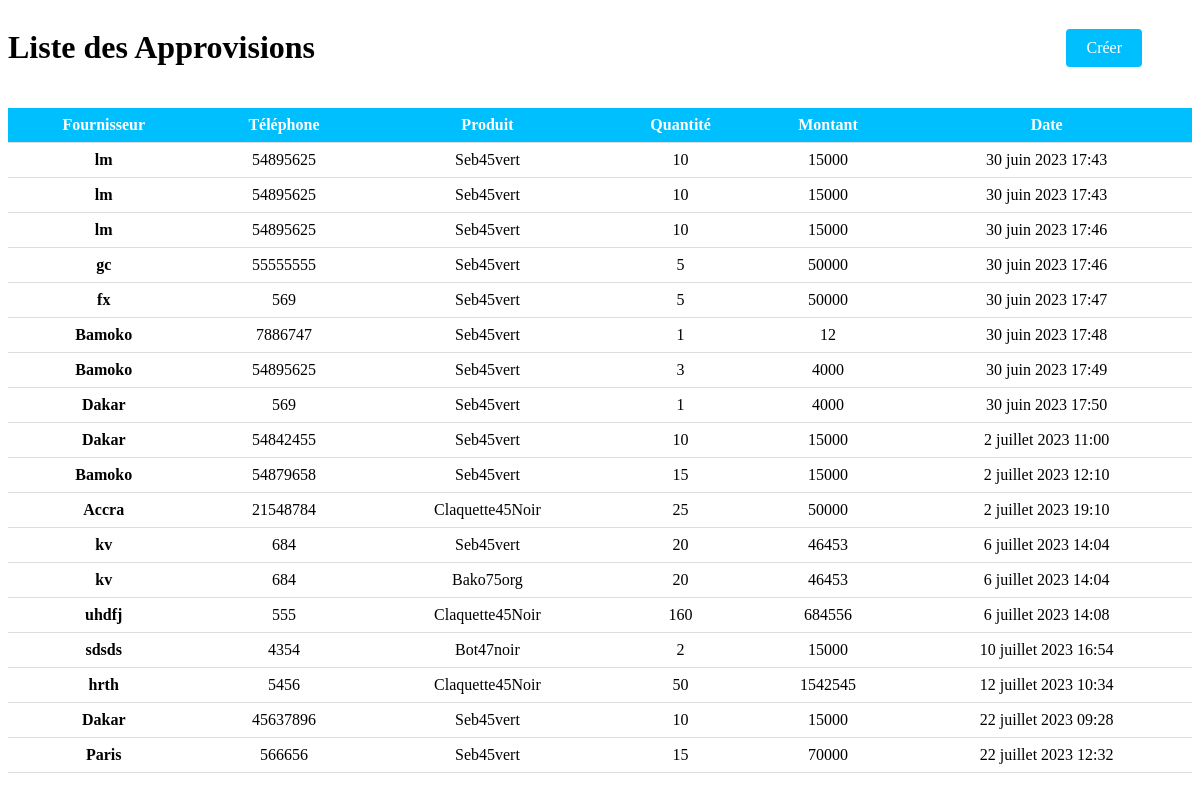
/approvisions (signed in), run on an earlier commit of the app's database.
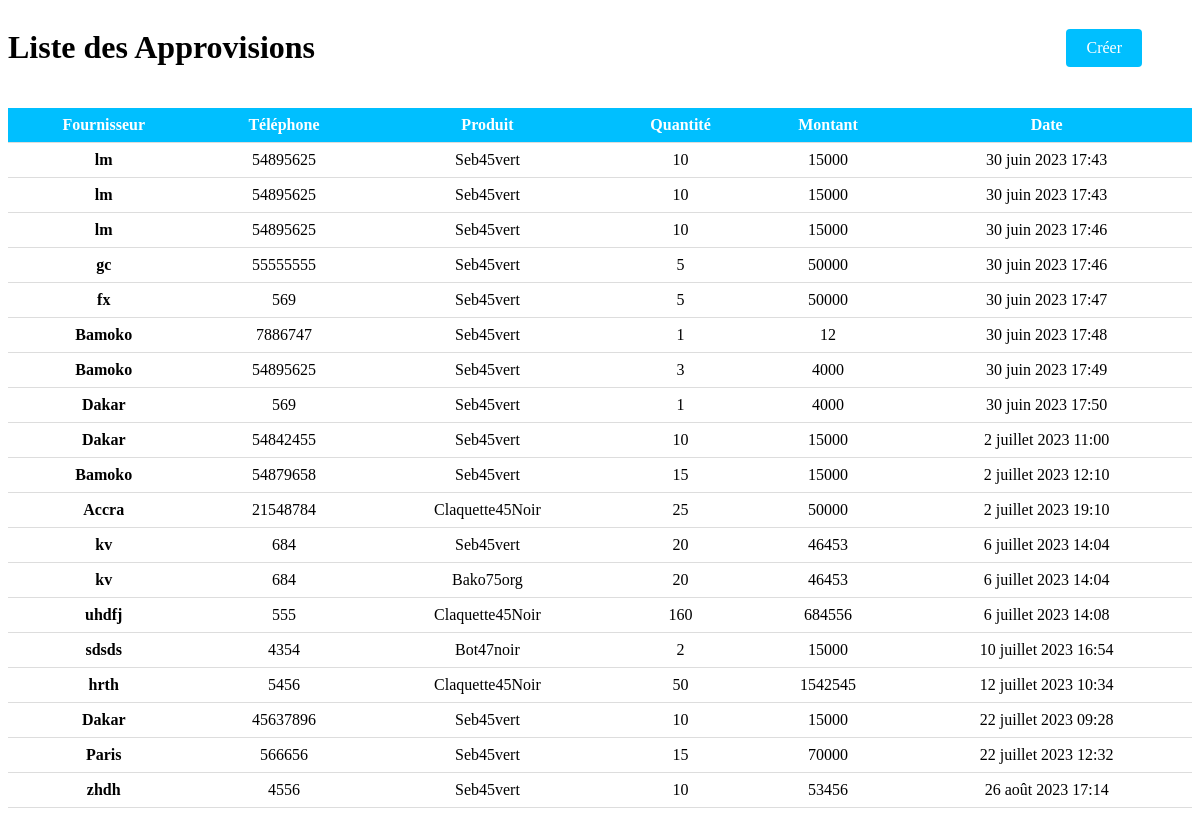
And on a later commit of the database.
### Gestion/models.py (models this page shows, shortened)
class Approvision(models.Model):
    Fournisseur = models.CharField(max_length=25)
    Telephone = models.CharField(max_length=8)
    Produit = models.ForeignKey(Produit, related_name= 'Approvision', on_delete= models.CASCADE)
    Quantite = models.IntegerField(default=1)
    Montant = models.IntegerField(default=0)
    date_added = models.DateTimeField(auto_now=True)
    class meta:
        ordering = ['-date_added']
        verbose_name = ("Facture")
        verbose_name_plurial = ("Factures")

class Produit(models.Model):
    Name = models.CharField(max_length=15)
    Description = models.TextField()
    Prix = models.IntegerField(default=8500)
    Quantite = models.IntegerField(default=0)
    Id = models.CharField(max_length=30, primary_key=True)
    Image = models.ImageField(upload_to= 'media', blank=True)
    date_added = models.DateTimeField(auto_now=True)
    def __str__(self) -> str:
        return f"{self.Id}"
    class meta:
        ordering = ['-date_added']
        verbose_name = ("Produit")
        verbose_name_plurial = ("Produits")

### Gestion/views.py (the view)
# urls.py: path('approvisions', approvision, name='page_approvisions'),
@login_required(login_url='login')
def approvision(request):
    user = request.user
    if(request.method == "GET"):
        approvisions = Approvision.objects.all()
        context = {"approvisions": approvisions}
        return render(request, "gestion/approvisions.html", context=context)

### Gestion/templates/gestion/approvisions.html (shortened to what this page needs)
<!DOCTYPE html>
<html>
<head>
</head>
<body>
    <div class="header">
        <h1>Liste des Approvisions</h1>
        <a href="{% url 'creer_approvision' %}" style="margin-right: 50px;" class="create-button">Créer</a>
    </div>
    <table>
        <tr>
            <th>Fournisseur</th>
            <th>Téléphone</th>
            <th>Produit</th>
            <th>Quantité</th>
            <th>Montant</th>
            <th>Date</th>
        </tr>
            {% for approvision in approvisions%}
                <tr>
                    <td><span>{{approvision.Fournisseur}}</span></td>
                    <td>{{ approvision.Telephone}}</td>
                    <td>{{ approvision.Produit}}</td>
                    <td>{{ approvision.Quantite}}</td>
                    <td>{{ approvision.Montant}}</td>
                    <td>{{approvision.date_added}}</td>
                </tr>
            {% endfor %}
    </table>
</body>
</html>

What changed in the data, as far as the page shows it:
added Approvision: Fournisseur "zhdh", Telephone "4556", Produit "Seb45vert", Quantite "10", Montant "53456", date_added "26 août 2023 17:14"
